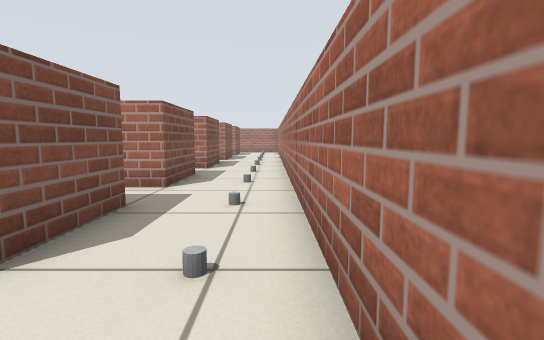
View 1 (above)

24 first-person views from a walk through a Stage world. The camera is 0.57 m above the floor, tilts 6° down and sees 85° across. Floor lines are 1 m apart. The floor is counted in squares, 0.5 m on a side. Each view is taken from the middle of a square. On the plan, view 1 faces up. The plan holds only what a view shows up to about 13 squares ahead; the rest is blank.

View 2
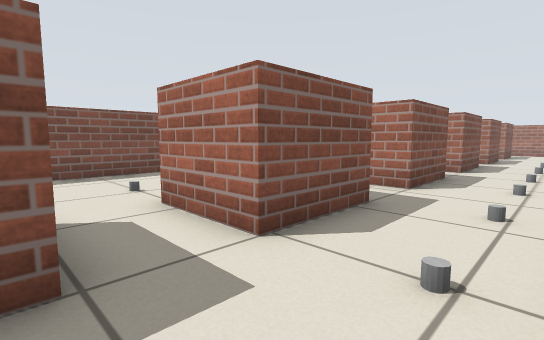

View 3
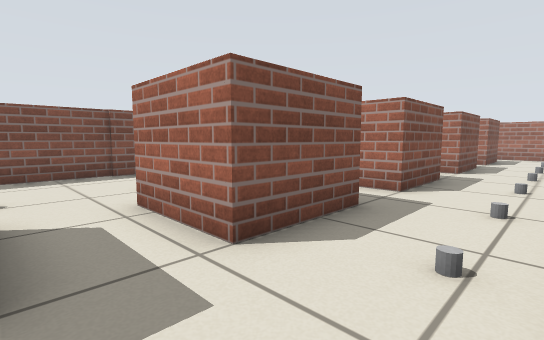

View 4
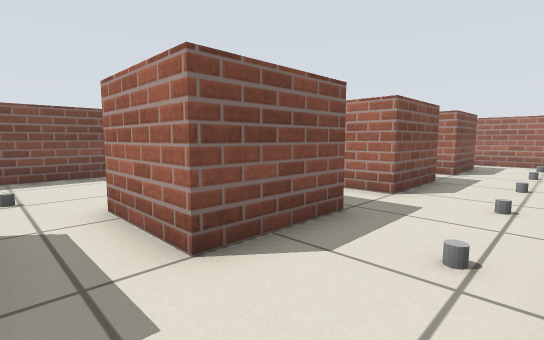

View 5
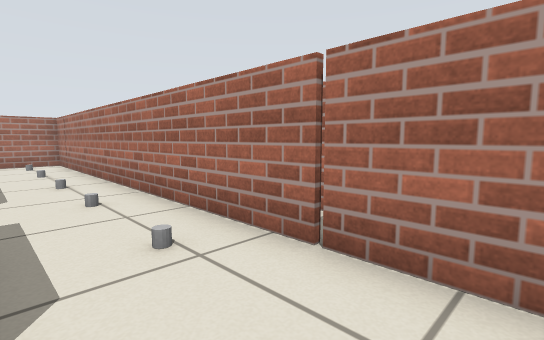

View 6
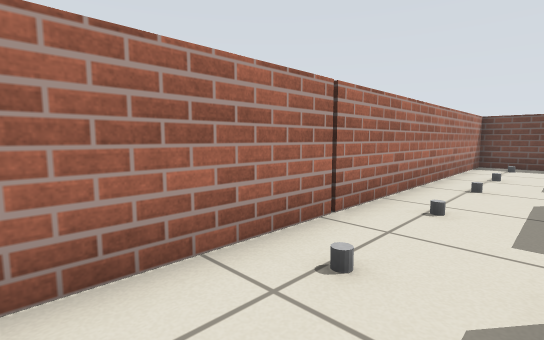

View 7
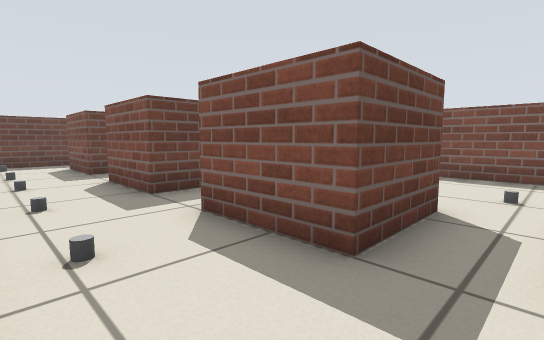

View 8
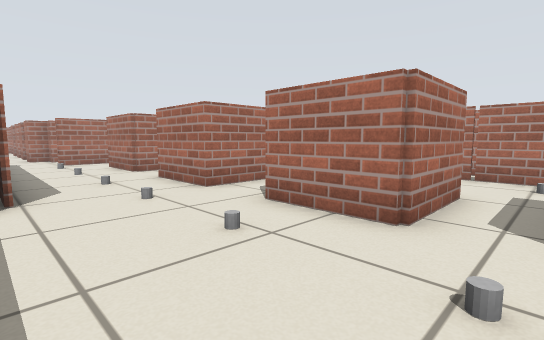

View 9
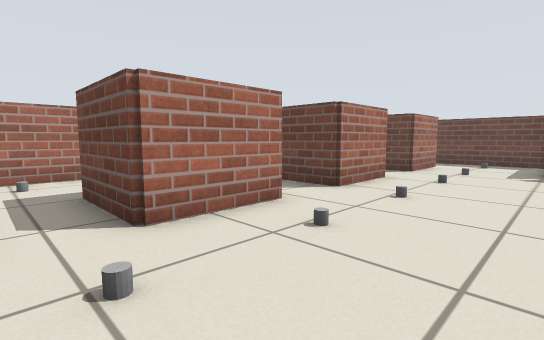

View 10
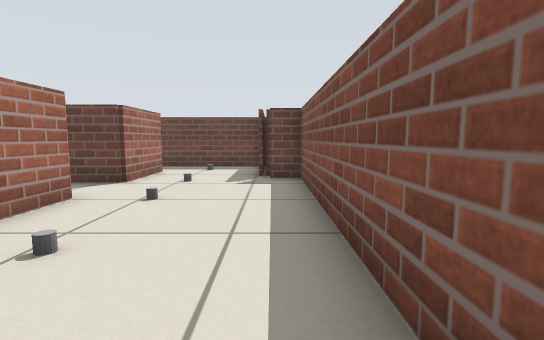

View 11
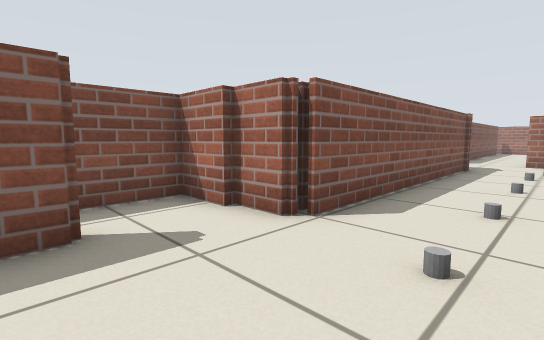

View 12
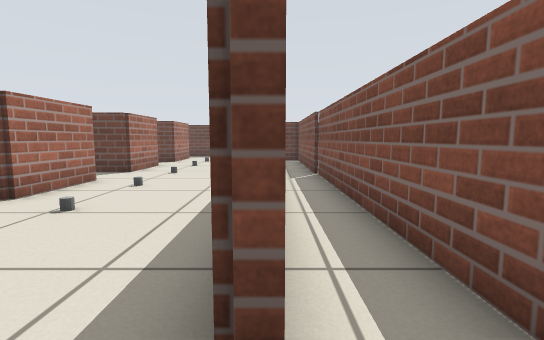

View 13
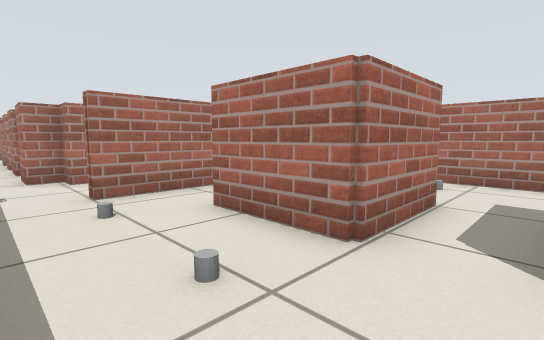

View 14
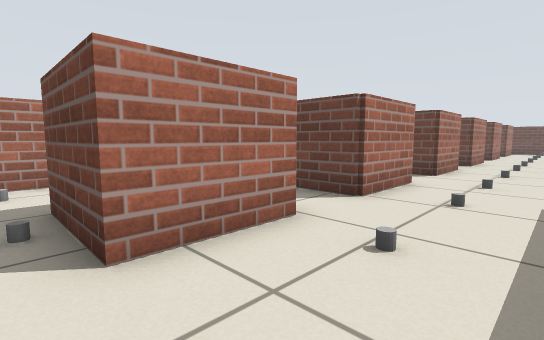

View 15
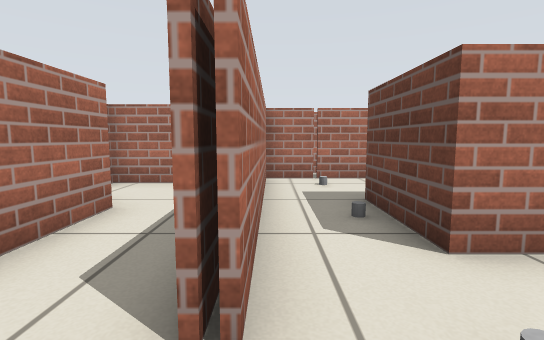

View 16
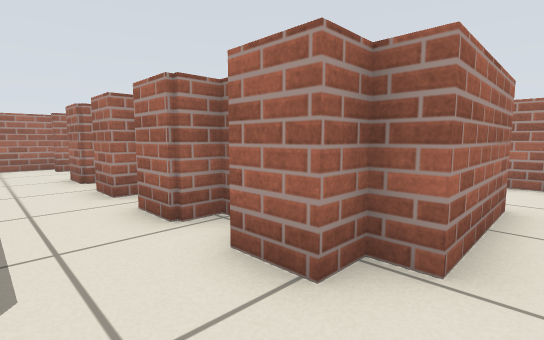

View 17
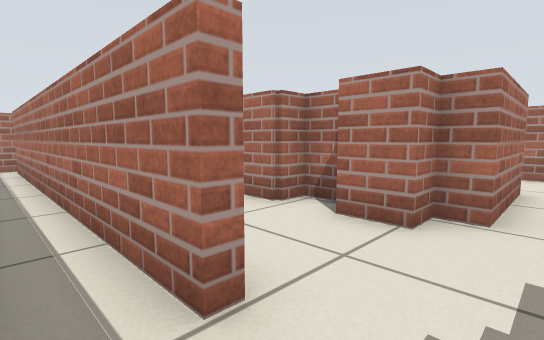

View 18
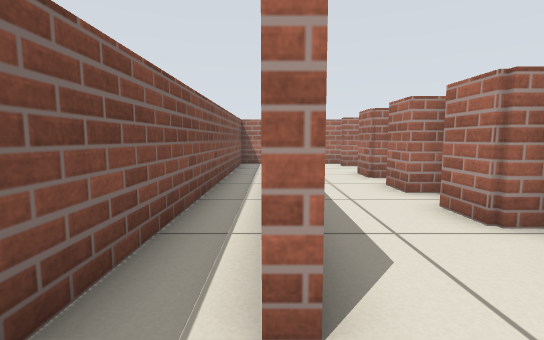

View 19
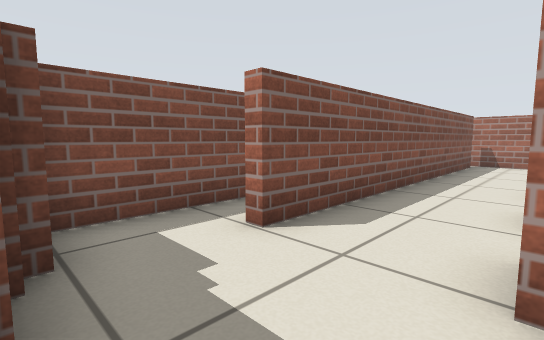

View 20
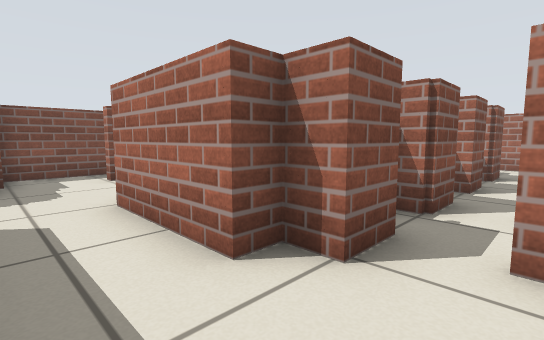

View 21
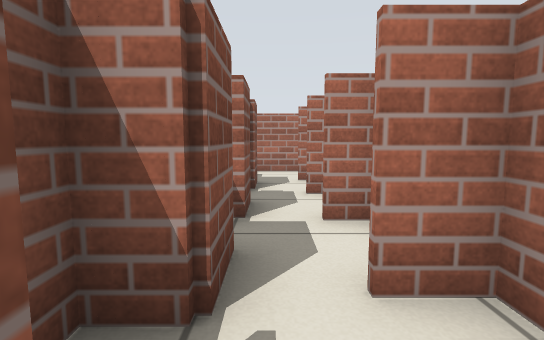

View 22
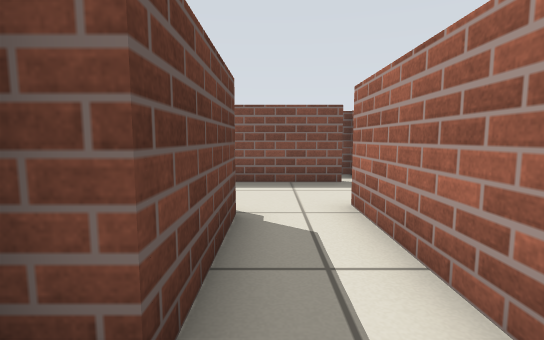

View 23
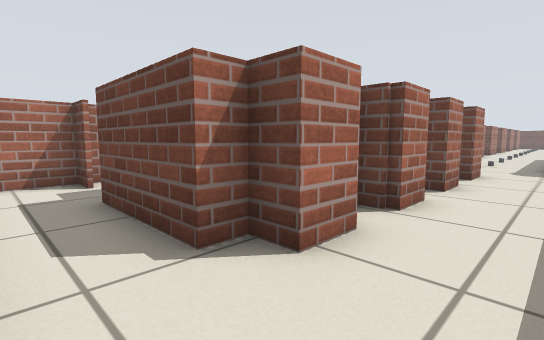

View 24
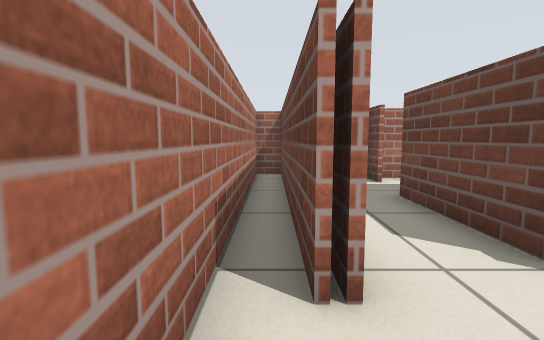

### Floor plan
Points are (right, up) in squares from view 1. A wall is a line through its corners. A room is listed if a view was taken in it or the views show most of it. See-through windows are left out.
Room 1 (views 1, 2, 3, 4, 5, 6, 7)
walls: (-2.5, 14.1) (-2.5, 11.4) (-5.2, 11.4); (-5.2, 9.6) (-2.5, 9.6) (-2.5, 6.9) (-5.2, 6.9); (-5.2, 14.1) (-4.4, 14.1); (-5.2, 5) (-2.5, 5) (-2.5, 2.3) (-5.2, 2.3); (-2.5, 18.8) (-2.5, 16) (-5.2, 16); (-5.2, 18.7) (-3.5, 18.7); (-5.2, 0.4) (-2.5, 0.4) (-2.5, -2.4); (-5.2, 23.2) (-2.5, 23.2) (-2.5, 20.5) (-5.2, 20.5); (-2.9, -4.2) (0.5, -4.2) (0.5, 25.2) (-5.4, 25.2); (-5.5, -4.2) (-4.5, -4.2)
ways out: opening at (-5.5, 1.5) to room 2; opening at (-5.5, 10.5) to room 2; opening at (-5.5, 19.5) to room 2; opening at (-5, -3) to room 2; opening at (-5, 6) to room 2; opening at (-5, 15) to room 2; opening at (-5, 24) to room 2
objects: grey block (-4, 24); other object (-1, -3); other object (-1, 0); grey block (-1, 2); grey block (-1, 5); grey block (-1, 8); grey block (-1, 10); grey block (-1, 13); grey block (-1, 16); other object (-1, 18); other object (-1, 21); other object (-1, 24)
Room 2 (views 8, 9, 10, 11, 12, 13, 14)
walls: (-5.2, 11.4) (-5.2, 14.1); (-5.2, 6.9) (-5.2, 9.6); (-9.8, 12.8) (-9.8, -0.5) (-8.9, -0.5); (-10.1, 13.8) (-9.8, 13.8) (-9.8, 13); (-5.2, 16) (-5.2, 18.7); (-8.8, 16.8) (-8.8, 16) (-10.5, 16); (-5.2, 2.3) (-5.2, 5); (-5.2, 20.5) (-5.2, 23.2); (-9, -0.9) (-8.5, -0.9); (-5.2, -2.4) (-5.2, 0.4); (-8.5, -4.2) (-5.5, -4.2); (-8.6, 24.6) (-8.6, 16.4); (-5.4, 25.2) (-6.4, 25.2); (-5.9, 25.4) (-6.4, 25.4)
ways out: opening at (-5.5, 1.5) to room 1; opening at (-5.5, 10.5) to room 1; opening at (-5.5, 19.5) to room 1; opening at (-5, -3) to room 1; opening at (-5, 6) to room 1; opening at (-5, 15) to room 1; opening at (-5, 24) to room 1; opening at (-7.5, 25) to room 3; opening at (-10, 14.5) to room 6
objects: other object (-7, -3); other object (-7, 0); other object (-7, 2); grey block (-7, 5); grey block (-7, 8); grey block (-7, 10); grey block (-7, 13); grey block (-7, 16); grey block (-7, 18); grey block (-7, 21); grey block (-7, 24)
Room 3 (views 15, 16, 18, 19, 20, 22, 23, 24)
walls: (-7.2, 33.2) (-7.2, 34.4) (-6.4, 34.4); (-6.4, 29.9) (-6.4, 30.7) (-7.2, 30.7) (-7.2, 31.9); (-6.6, 35.5) (-7.2, 35.5) (-7.2, 36.8) (-6.4, 36.8) (-6.4, 37.5) (-3.2, 37.5) (-3.2, 36.8); (-8.6, 25.6) (-8.6, 24.6); (-2.5, 28.3) (-3.2, 28.3) (-3.2, 27.6) (-6.4, 27.6) (-6.4, 28.3) (-7.2, 28.3) (-7.2, 29.4) (-6.8, 29.4); (-6.4, 25.4) (-6.4, 25.6); (-9.8, 39.9) (-9.8, 28.5) (-10.1, 28.5); (-1.4, 37.2) (-0.4, 37.2); (-0.4, 36.1) (-0.4, 38.8); (-0.4, 27.2) (-0.4, 29.1) (-1.4, 29.1); (-1, 39.4) (-7.2, 39.4) (-7.2, 39.5); (0.5, 40.5) (-9.9, 40.5)
ways out: opening at (-7.5, 25) to room 2; opening at (-10, 27.5) to room 4; gap at (-10, 40) to room 4; opening at (-2, 29) to room 5; opening at (-2, 36)
Room 4 (view 17)
walls: (-10.1, 28.5) (-10.1, 39.9); (-9.9, 40.5) (-11.4, 40.5) (-11.4, 26.4)
ways out: opening at (-10, 27.5) to room 3; gap at (-10, 40) to room 3
Room 5 (view 21)
walls: (-2.5, 32) (-2.5, 30.7); (-3.2, 30.7) (-3.2, 30.2); (-2.5, 29.5) (-2.5, 28.3); (-0.4, 30.6) (-0.4, 31) (-1.4, 31); (-0.6, 33.2) (-1.4, 33.2)
ways out: opening at (-2, 29) to room 3; opening at (-2, 33)
Room 6 (no view inside)
walls: (-11.4, 13.5) (-11.4, 2); (-10.5, 16) (-11.4, 16) (-11.4, 14)
ways out: opening at (-10, 14.5) to room 2

Where each view was taken, in squares from view 1:
view 1: 0 up, 0 right, facing up
view 2: 0 up, 0 right, facing up-left
view 3: 5 up, 0 right, facing up-left
view 4: 10 up, 0 right, facing up-left
view 5: 10 up, 2 left, facing up-right
view 6: 10 up, 2 left, facing down-right
view 7: 11 up, 0 right, facing down-left
view 8: 10 up, 9 left, facing up-right
view 9: 11 up, 9 left, facing down-right
view 10: 8 up, 9 left, facing down
view 11: 13 up, 6 left, facing up-left
view 12: 15 up, 10 left, facing down
view 13: 19 up, 8 left, facing up-right
view 14: 24 up, 8 left, facing down-right
view 15: 25 up, 8 left, facing right
view 16: 27 up, 9 left, facing up-right
view 17: 27 up, 11 left, facing up-right
view 18: 27 up, 10 left, facing up
view 19: 26 up, 7 left, facing up-left
view 20: 26 up, 1 left, facing up-left
view 21: 29 up, 2 left, facing up
view 22: 38 up, 2 left, facing left
view 23: 39 up, 9 left, facing down-right
view 24: 40 up, 9 left, facing right
